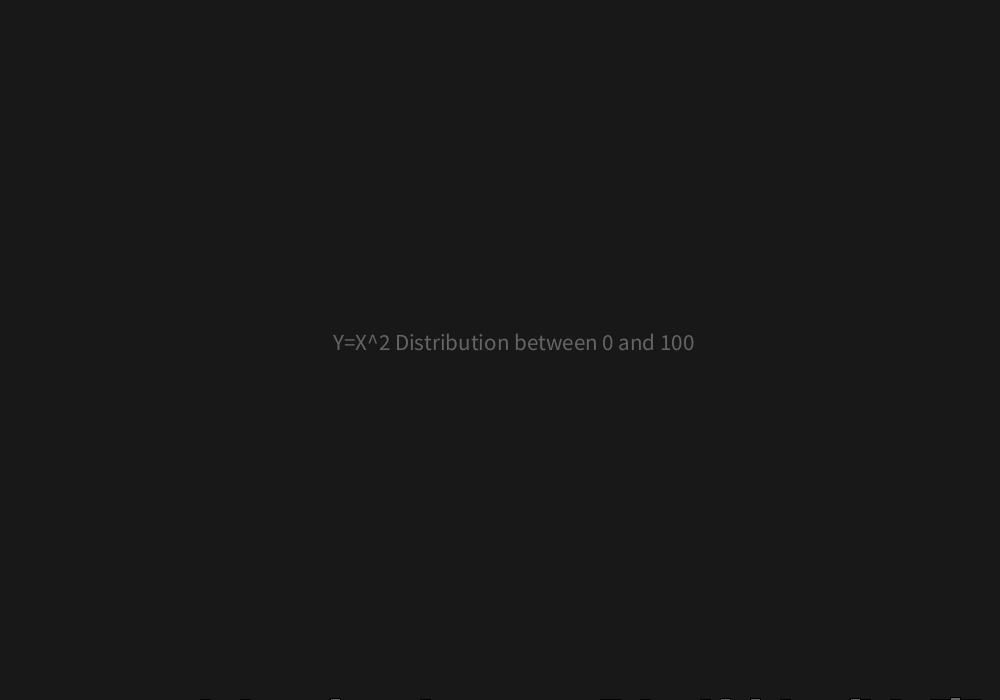
Frame 1 (no input)
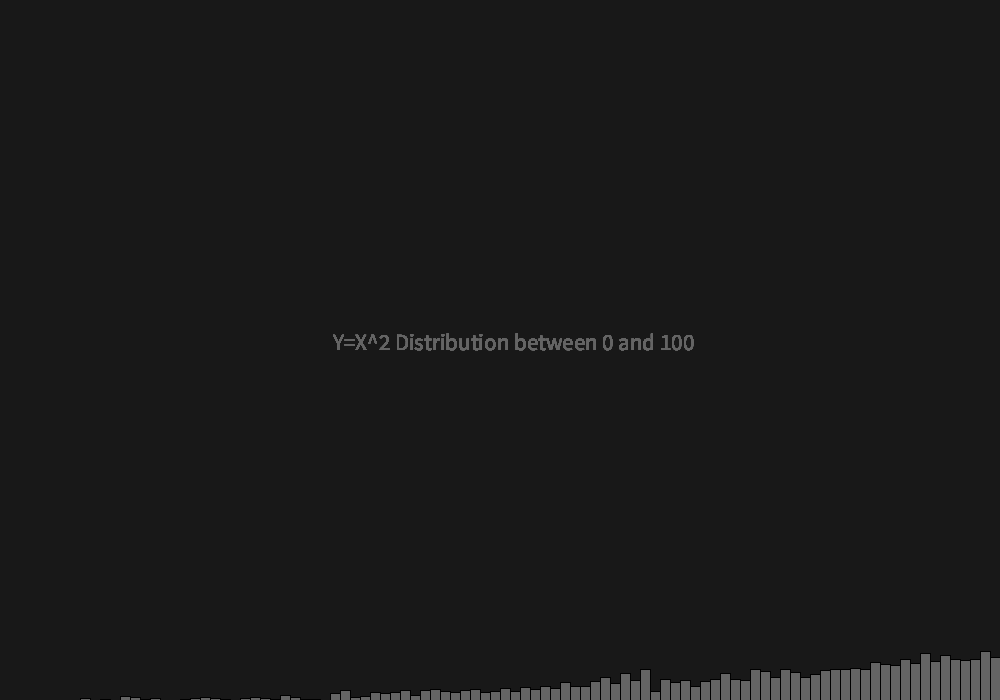
Frame 60 (the mouse pressed at the canvas centre just before this capture)
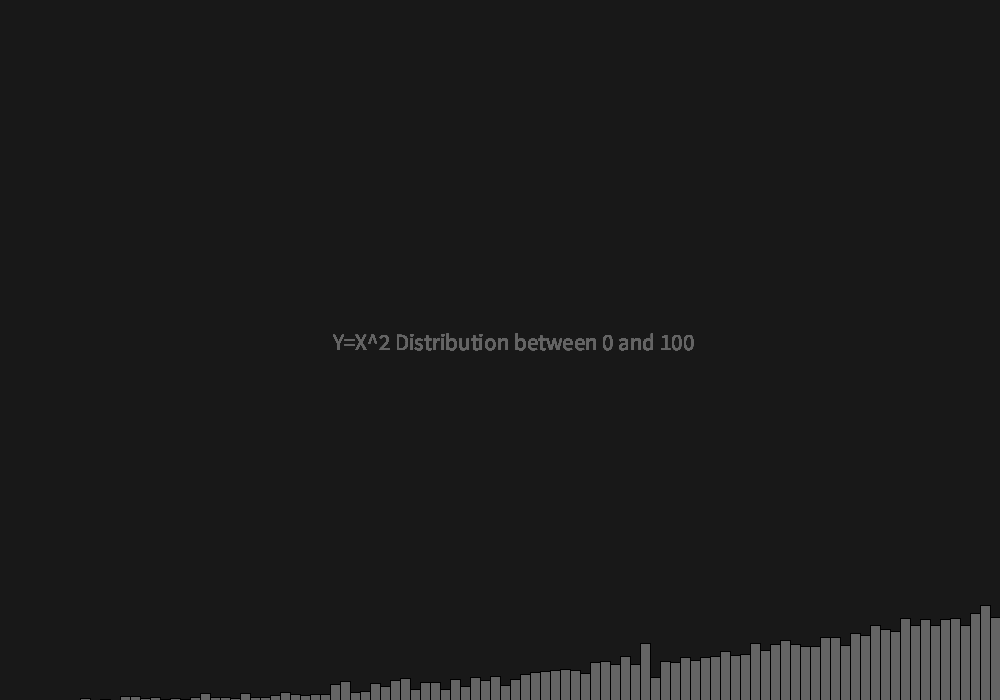
Frame 120 (the mouse held since frame 60 and released just before this capture)

The Processing sketch that drew these frames (run headless with seeded random() and noise(); from frame 60 on, the mouse is pressed at the canvas centre):

// Processing sketch: I6_CustomProbability
// ── I6_CustomProbability.pde
int numRectangles; // Number of rectangles we're going to have
int[] randomNumbers; // Array to hold our randomly generated numbers
int chosenNum; // The number that has been randomly selected
int p; // Number to decide whether or not the chosenNum is picked.
int generations; // The number of random numbers you want to generate per frame. More is faster.
boolean pause = false;

void setup() {
    size(1000, 700);
    background(24);
    fill(100, 100, 100);
    textSize(height / 30);
    

    numRectangles = 100; // Changing this number will not break the visuals, go for it
    randomNumbers = new int[numRectangles]; // Creating an array to hold the generated numbers
    generations = 25; // Changing this number increases / decreases the speed of the sim

}

void draw() {
    text("Y=X^2 Distribution between 0 and " + numRectangles, (width/3), height/2);

    if (!pause) {
        for (int i = 0; i < generations; i++) { // This code runs once per 'generation' defined above 
            // chosenNum = int(random(0, numRectangles)); // This is where we generate a random number with a min of 0
            randomNumbers[choseNumber()]--;               // and a max based on the number of rectangles.
        }

        for (int i = 0; i < numRectangles; i++) { // Goes through every rectangle and redraws it with a new height based on the value of the corresponding int in randomNumbers.
            rect(i * (width/numRectangles), height, width/numRectangles, randomNumbers[i]);
        }  
    }


}

int choseNumber() {
    while(true) {
        p = int(random(100)); // p is a random int from 0-100
        chosenNum = int(random(100*100));

        if (chosenNum < p*p) {
            return p;
        }
    }
}

void keyPressed() {
    if (pause) {
        pause = false;
    } else {
        pause = true;
    }
}
